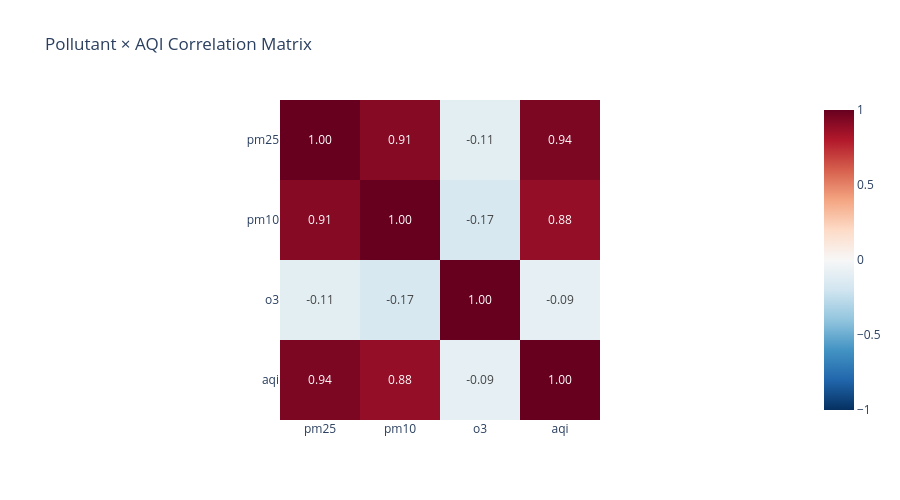

Source (notebook cell):
### Markdown cell above
## 7. Pollutant Correlation Matrix

### Code cell
pollutant_cols = [c for c in ["pm25", "pm10", "o3", "no2", "so2", "co", "aqi"] if c in wide.columns]
corr = wide[pollutant_cols].corr()

fig = px.imshow(
    corr,
    text_auto=".2f",
    color_continuous_scale="RdBu_r",
    zmin=-1, zmax=1,
    title="Pollutant × AQI Correlation Matrix",
    template="plotly_white",
)
fig.update_layout(height=500)
fig.show()

### Figure 1 — Plotly figure (JSON) as saved in the notebook; plotly's stock layout.template omitted (floating-point values rounded to 4 significant figures)
{"data": [{"coloraxis": "coloraxis", "hovertemplate": "x: %{x}<br>y: %{y}<br>color: %{z}<extra></extra>", "name": "0", "texttemplate": "%{z:.2f}", "type": "heatmap", "x": ["pm25", "pm10", "o3", "aqi"], "xaxis": "x", "y": ["pm25", "pm10", "o3", "aqi"], "yaxis": "y", "z": [[1, 0.9136, -0.1055, 0.9436], [0.9136, 1, -0.1701, 0.8833], [-0.1055, -0.1701, 1, -0.09312], [0.9436, 0.8833, -0.09312, 1]]}], "layout": {"coloraxis": {"cmax": 1, "cmin": -1, "colorscale": [[0, "rgb(5,48,97)"], [0.1, "rgb(33,102,172)"], [0.2, "rgb(67,147,195)"], [0.3, "rgb(146,197,222)"], [0.4, "rgb(209,229,240)"], [0.5, "rgb(247,247,247)"], [0.6, "rgb(253,219,199)"], [0.7, "rgb(244,165,130)"], [0.8, "rgb(214,96,77)"], [0.9, "rgb(178,24,43)"], [1, "rgb(103,0,31)"]]}, "height": 500, "title": {"text": "Pollutant × AQI Correlation Matrix"}, "xaxis": {"anchor": "y", "constrain": "domain", "domain": [0, 1], "scaleanchor": "y"}, "yaxis": {"anchor": "x", "autorange": "reversed", "constrain": "domain", "domain": [0, 1]}}}
